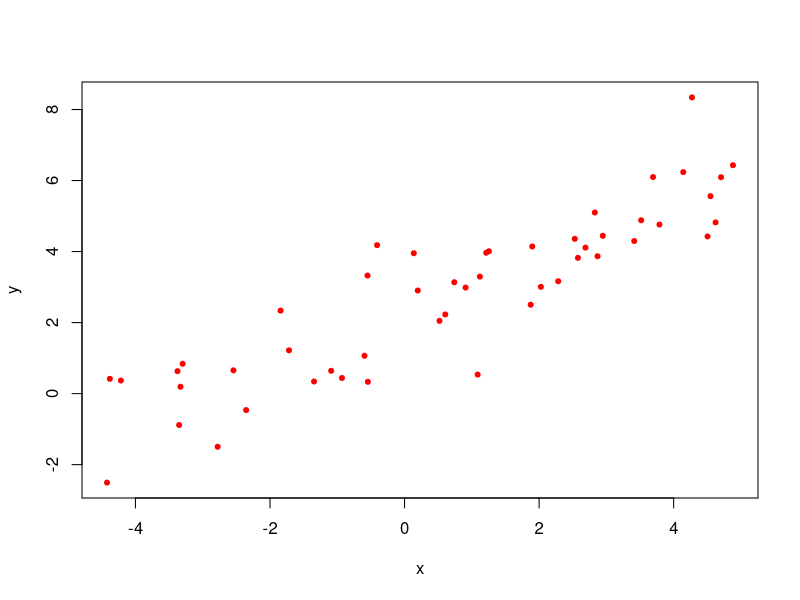

Here is the R script that generated this plot:
# Generate some data
n=50
x <- runif(n, -5, 5)
beta <- runif(2, -3, 3)
y <- beta[1] + beta[2] * x   + rnorm(n)

# Plot
plot(x, y, pch=20,col='red')


# model
g=lm(y~x)
summary(g)
